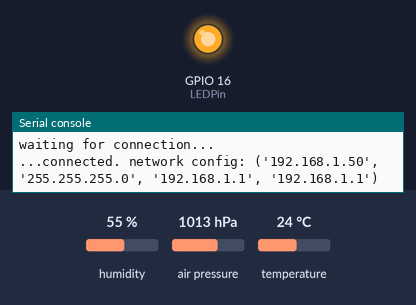
This program was run on a simulated ESP8266 board running MicroPython. Parts: output pins drawn as LEDs (lit = HIGH), the last lines printed to the serial console. Inputs (shaded band) come from the test bench; at power-on: humidity 55 %, air pressure 1013 hPa, temperature 24 °C. WiFi joins after 1.5 s; the clock reads 2024-03-15 10:24:30 at power-on unless the program sets it; no MQTT or app messages arrive unless stated.

Above: at 1.65 s.
At 31.6 s:
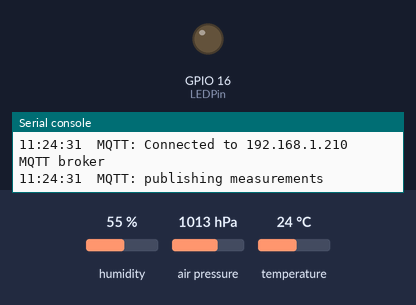
Timing chart, 0 to 79.6 s (numbered marks = the images above):
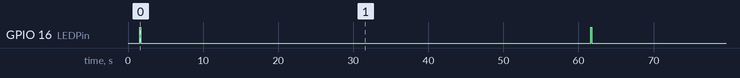

The program:

main.py
```python
# gestisce i comandi ricevuti
def sub_callback(topic, msg):
    global thisRun, MQTT_REFRESH_DELAY
    topic = topic.decode('utf-8')
    msg = msg.decode('utf-8')
    tf_echo("MQTT", "new message: {}/{}".format(topic, msg))

    if topic == 'thermostat/get/outdoors':
        tf_echo("MQTT", "immediate measurement requested")
        thisRun += MQTT_REFRESH_DELAY


def connect_mqtt():
    global client_ID, mqtt_server, mqtt_port, mqtt_user, mqtt_pswd
    try:
        LEDPin.on()
        client = umqttsimple.MQTTClient(client_ID, mqtt_server, mqtt_port, mqtt_user, mqtt_pswd)
        client.set_callback(sub_callback) #cosa fare se ci sono nuovi messaggi? chiama sub_callback
        client.connect()
        tf_echo("MQTT", "Connected to {} MQTT broker".format(mqtt_server))
        return client
    except Exception as e:
        tf_echo("MQTT", "Connection failed ({})".format(e))
        return None
    finally:
        LEDPin.off()


def attempt_connection_or_restart():
    client = None
    for i in range(100): #proviamo a riconnetterci per 10 minuti, poi proviamo un riavvio
        client = connect_mqtt()
        if client:
            return client
        tf_echo("MQTT", "Trying to connect again.")
        time.sleep(MQTT_REFRESH_DELAY/10000) #ogni 6 sec
    machine.reset()


while True:

    if gc.mem_free() < 102000:
        gc.collect()

    if blindmode:
        blind_cycles_countdown-=1
        tf_echo("SYS", "Not sending any data while sensors are missing.")

    else:
        try:
            # pubblico le misurazioni
            measurements = {"temperature": bme.temperature, \
                             "humidity":   bme.humidity,  \
                             "pressure":   bme.pressure, \
                             "sensor":     "outdoor" }

            LEDPin.on()
            client = attempt_connection_or_restart()
            client.publish(TOPICS_PUB["readings"], json.dumps(measurements))
            tf_echo("MQTT", "publishing measurements")
            client.disconnect()

        except Exception as e:
            tf_echo("MQTT", "connection lost ({}).".format(e))

        finally:
            client = None
            LEDPin.off()

    if blindmode and blind_cycles_countdown <1:
        # reset
        tf_echo("SYS", "Rebooting now")
        machine.reset()

    time.sleep(LOOP_DELAY)
```

boot.py
```python
HOST = "ESP8266-sensor"

WIFI_SSID = 'DunderMifflin'
WIFI_PSWD = 'PropertyOfDwight'
WIFI_GTWY = '192.168.1.1'

mqtt_server = '192.168.1.210'
mqtt_port = 1883
mqtt_user = "mosca"
mqtt_pswd = "6unoSpasso"
client_ID = "RTherm_sensor_out1"
#MQTT_REFRESH_DELAY = See below!
TOPICS_PUB = {'readings':'thermostat/readings'}

import sys,gc,machine,micropython,esp #,uos
import json, time, network
import umqttsimple, webrepl, BME280
from ntptime import settime
RTC_TIMEZONE_OFFSET = 1
esp.osdebug(None)
#from ubinascii import hexlify
#client_ID = hexlify(machine.unique_id())


# ESP8266 - Pin assignment
i2c = machine.I2C(scl=machine.Pin(5, machine.Pin.OPEN_DRAIN), sda=machine.Pin(4, machine.Pin.OPEN_DRAIN), freq=10000)
LEDPin = machine.Pin(16, machine.Pin.OUT)

# TIMERS
LOOP_DELAY = micropython.const(59.9) #secondi

blindmode = False
blind_cycles_countdown = 3
got_NTP = False


def tf_echo(area,msg):
    global got_NTP
    if got_NTP:
        localtime = time.localtime(time.time())
        msg = "{:02d}:{:02d}:{:02d}  {}: {}".format(localtime[3],localtime[4],localtime[5], area, msg)
    else:
        msg = "--:--:--  {}: {}".format(area, msg)
    print(msg)
    return msg


def wlan_connect():
    print('waiting for connection...')
    wlan = network.WLAN(network.STA_IF)
    wlan.active(True)
    wlan.config(dhcp_hostname=HOST)
    wlan.connect(WIFI_SSID, WIFI_PSWD)
    while not wlan.isconnected():
        machine.idle()
    print('...connected. network config:', wlan.ifconfig())


# NTP
def try_NTP():
    global RTC_TIMEZONE_OFFSET
    try:
        # scrivi NTP su RTC
        settime()
        tm = time.localtime()
        tm = tm[0:3] + (0,) + (tm[3] + RTC_TIMEZONE_OFFSET,) + tm[4:6] + (0,)
        machine.RTC().datetime(tm)
        return True
    except:
        tf_echo("SYS","unable to get the time from the internet...")
        return False


#esp.osdebug(None)
wlan_connect()
got_NTP = try_NTP()
LEDPin.off()


# webREPL
try:
    webrepl.start()
except Exception as e:
    tf_echo('Failed to load webREPL with error {}'.format(e))


# TEST BME 280
try:
    bme = BME280.BME280(i2c=i2c)
except Exception as e:
    tf_echo("SYS","connection to local BME280 sensor has failed with error: {}".format(e))
    tf_echo("SYS","Running in blind mode. The device will be shut down within {} cycles.".format(blind_cycles_countdown))
    blindmode = True


gc.collect()
```

Measured:
- by itself, GPIO 16 (LEDPin): alternates HIGH for 0.15 s and LOW for 59.9 s
